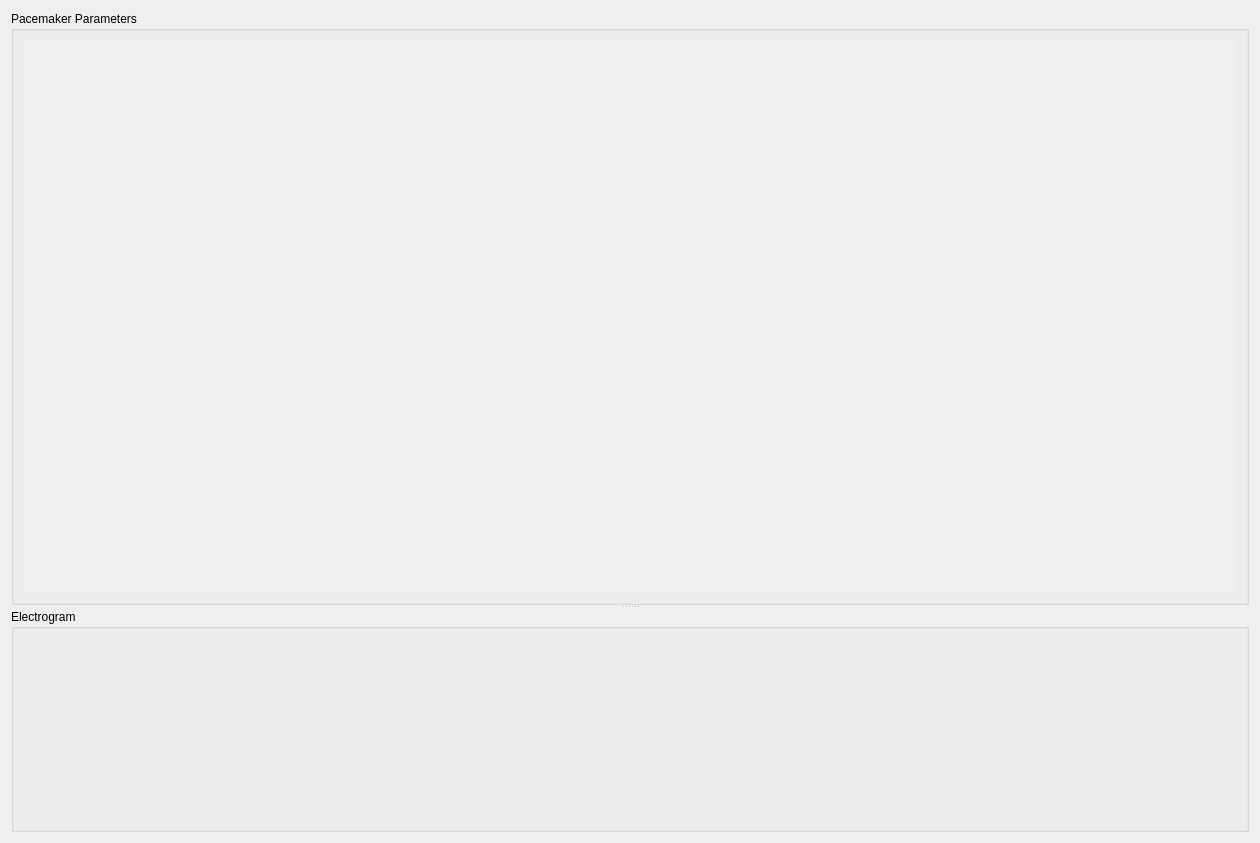
<?xml version="1.0" encoding="UTF-8"?>
<ui version="4.0">
 <class>visualizationWidget</class>
 <widget class="QWidget" name="visualizationWidget">
  <property name="geometry">
   <rect>
    <x>0</x>
    <y>0</y>
    <width>1260</width>
    <height>843</height>
   </rect>
  </property>
  <property name="windowTitle">
   <string>Form</string>
  </property>
  <layout class="QGridLayout" name="gridLayout">
   <item row="0" column="0">
    <widget class="QSplitter" name="splitter">
     <property name="orientation">
      <enum>Qt::Vertical</enum>
     </property>
     <widget class="QGroupBox" name="allParamsGroup">
      <property name="title">
       <string>Pacemaker Parameters</string>
      </property>
      <layout class="QGridLayout" name="gridLayout_3">
       <item row="0" column="0">
        <widget class="QScrollArea" name="scrollArea">
         <property name="frameShape">
          <enum>QFrame::NoFrame</enum>
         </property>
         <property name="widgetResizable">
          <bool>true</bool>
         </property>
         <widget class="QWidget" name="allParams">
          <property name="geometry">
           <rect>
            <x>0</x>
            <y>0</y>
            <width>1206</width>
            <height>525</height>
           </rect>
          </property>
         </widget>
        </widget>
       </item>
      </layout>
     </widget>
     <widget class="QGroupBox" name="electrogramGroup">
      <property name="title">
       <string>Electrogram</string>
      </property>
      <layout class="QGridLayout" name="gridLayout_2"/>
     </widget>
    </widget>
   </item>
  </layout>
 </widget>
 <resources/>
 <connections/>
</ui>
